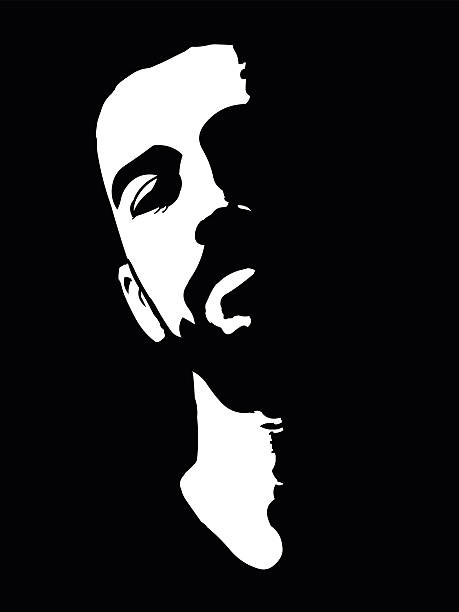
#> input picture lab2/images/hign_contrast.jpg, 459 x 612 px
$ python main.py
#> lines starting #> are read from the running program, lines starting #| are printed output that depends on the picture
import cv2
import matplotlib.pyplot as plt
import numpy as np


def BFMatcher(des1, des2):
    brute_force = cv2.BFMatcher(cv2.NORM_HAMMING, crossCheck=True)
    return sorted(brute_force.match(des1, des2), key=lambda x: x.distance)


def display(pic1, kpt1, pic2, kpt2, des1, des2):
    matches_count = BFMatcher(des1, des2)
    output_image = cv2.drawMatches(pic1, kpt1, pic2, kpt2, matches_count, None, flags=2)
    print(f'Total Number of Features matches found are {len(matches_count)}')
    plt.figure(figsize=(10, 20))
    plt.imshow(output_image)


def custom_match(kps1, descs1, kps2, descs2, img1, img2):
    matches = []
    for i in range(len(descs1)):
        for j in range(len(descs2)):
            distance = np.linalg.norm(descs1[i] - descs2[j])
            if distance < 850:
                matches.append((distance, i, j))

    match_to_draw = []
    for match in matches:
        match_to_draw.append(cv2.DMatch(_distance=match[0], _imgIdx=0, _queryIdx=match[1], _trainIdx=match[2]))

    img_with_matches = cv2.drawMatches(img1, kps1, img2, kps2, match_to_draw, None, flags=2)
    plt.figure(figsize=(10, 20))
    plt.imshow(img_with_matches)
    plt.show()


def low_contrast():
    img1 = cv2.imread('images/low_contrast.jpg')
    img2 = cv2.imread('images/low_contrast_dis.jpg')

    gray1 = cv2.cvtColor(img1, cv2.COLOR_BGR2GRAY)
    gray2 = cv2.cvtColor(img2, cv2.COLOR_BGR2GRAY)
    detector = cv2.AKAZE_create()
    (kps1, descs1) = detector.detectAndCompute(gray1, None)
    (kps2, descs2) = detector.detectAndCompute(gray2, None)

    plt.imshow(cv2.drawKeypoints(gray1, kps1, img1))
    plt.imshow(cv2.drawKeypoints(gray2, kps2, img2))

    display(gray1, kps1, gray2, kps2, descs1, descs2)

    custom_match(kps1, descs1, kps2, descs2, gray1, gray2)


def high_contrast():
    img1 = cv2.imread('images/hign_contrast.jpg')
#> img1 is the input picture: shape (612, 459, 3); mean B, G, R 37, 35.3, 35.3
    img2 = cv2.imread('images/hign_contrast_dis.jpg')
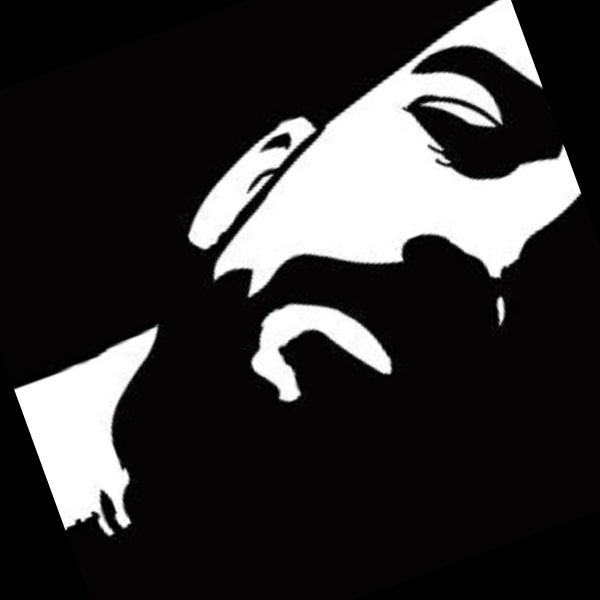
#> input picture lab2/images/hign_contrast_dis.jpg, 600 x 600 px
#> img2 is the input picture: shape (600, 600, 3); mean B, G, R 50, 49.4, 50.7

    gray1 = cv2.cvtColor(img1, cv2.COLOR_BGR2GRAY)
    gray2 = cv2.cvtColor(img2, cv2.COLOR_BGR2GRAY)
    detector = cv2.AKAZE_create()
    (kps1, descs1) = detector.detectAndCompute(gray1, None)
#> kps1 = 385 keypoints; strongest (x, y, size): (124, 271, 8.1), (245, 320, 8.1), (158, 335, 8.1), (246, 321, 5.7)
    (kps2, descs2) = detector.detectAndCompute(gray2, None)
#> kps2 = 636 keypoints; strongest (x, y, size): (299, 128, 16.1), (289, 391, 16.1), (124, 521, 8.1), (289, 393, 11.4)

    display(gray1, kps1, gray2, kps2, descs1, descs2)
#> in display, `matches_count = BFMatcher(des1, des2)`: matches_count = 198 matches
#> in display, `output_image = cv2.drawMatches(pic1, kpt1, pic2, kpt2, matches_count, ..`:
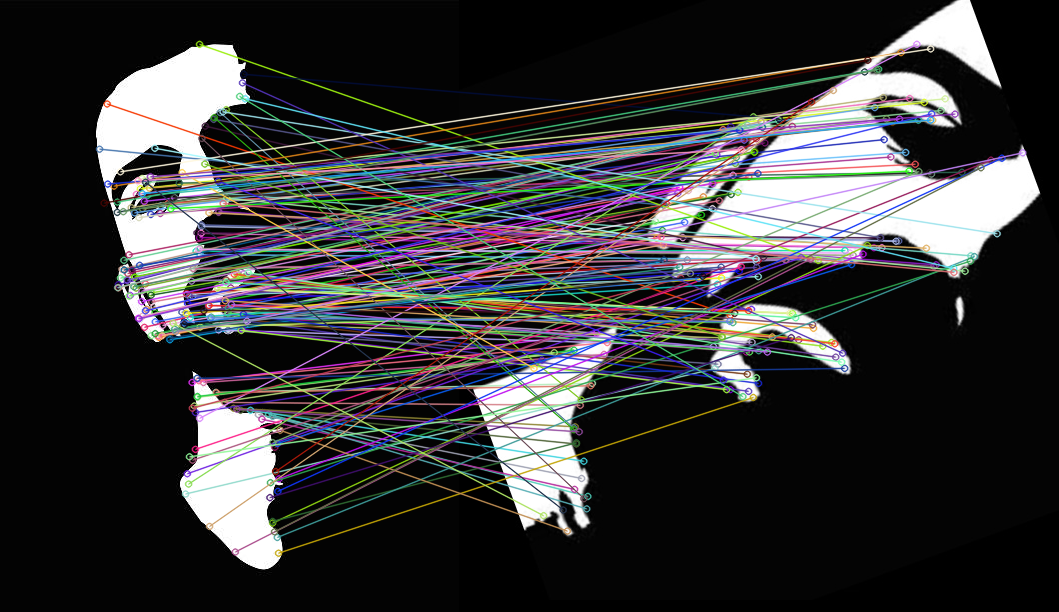
#> output_image: shape (612, 1059, 3); mean of channels 0, 1, 2 57.4, 55.8, 56.2; drawn as B, G, R
#| Total Number of Features matches found are 198

    custom_match(kps1, descs1, kps2, descs2, gray1, gray2)
#> after the loop in custom_match, `for i in range(len(descs1)):`: matches = 1971 items, first 6: (823.1, 0, 58), (819.9, 0, 63), (847.6, 0, 75), (838.2, 0, 76), (825, 0, 115), (816.5, 0, 162)
#> the loop in custom_match, `for match in matches:` made 1971 passes
#> after the loop in custom_match, `for match in matches:`: match_to_draw = 1971 matches
#> in custom_match, `img_with_matches = cv2.drawMatches(img1, kps1, img2, kps2, match_to_dr..`:
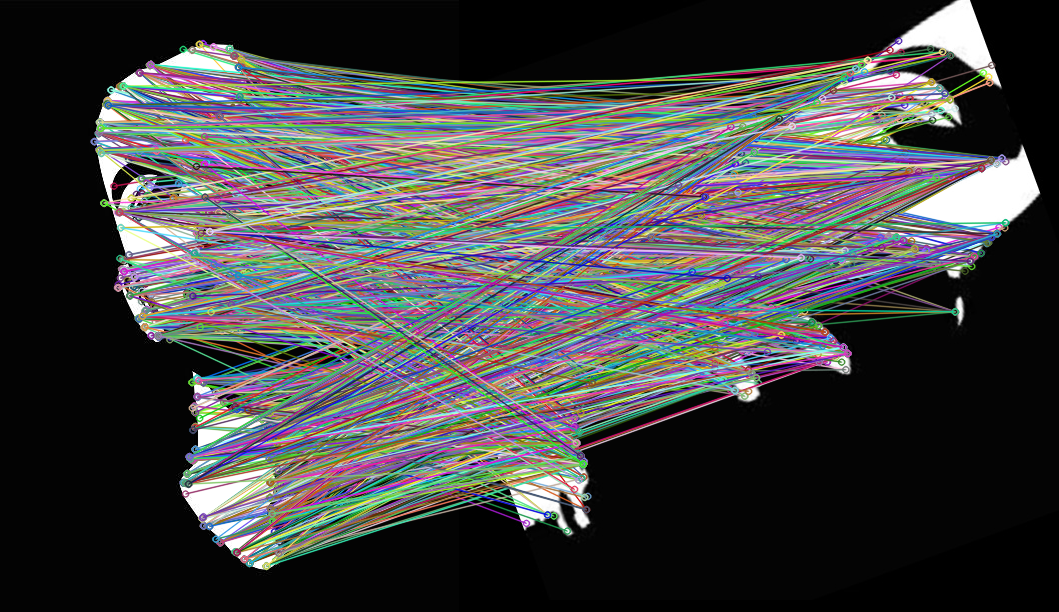
#> img_with_matches: shape (612, 1059, 3); mean of channels 0, 1, 2 69.6, 68.7, 68.6; drawn as B, G, R


if __name__ == '__main__':
    mode = 1
    if mode == 0:
        high_contrast()
        low_contrast()
    elif mode == 1:
        high_contrast()
    elif mode == 2:
        low_contrast()
    else:
        print('Pick mode')
